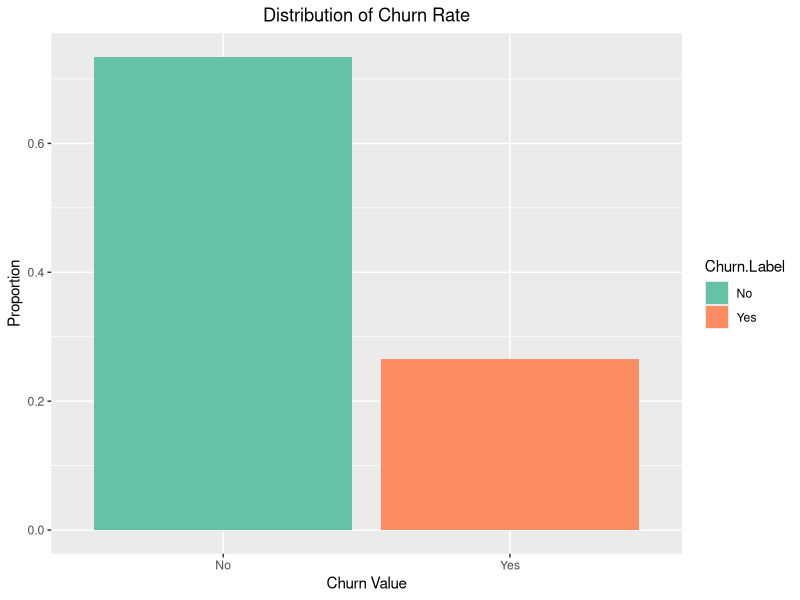
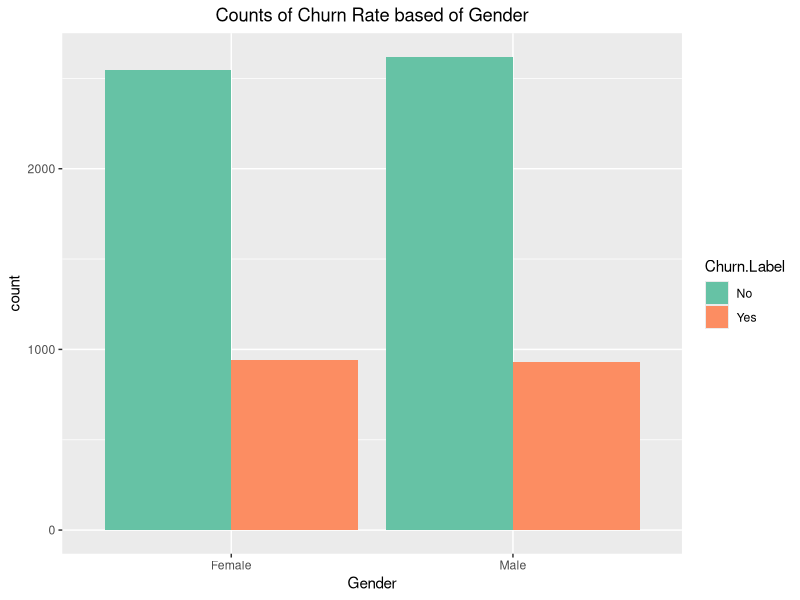
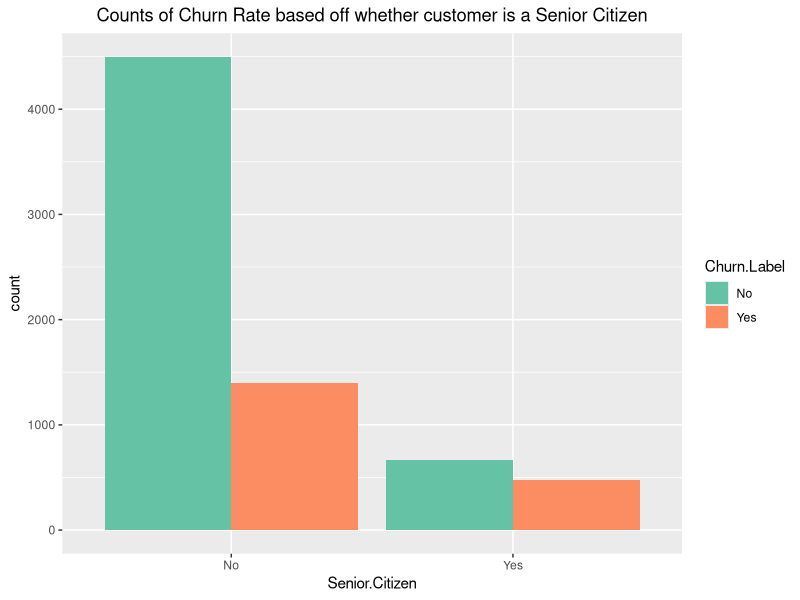
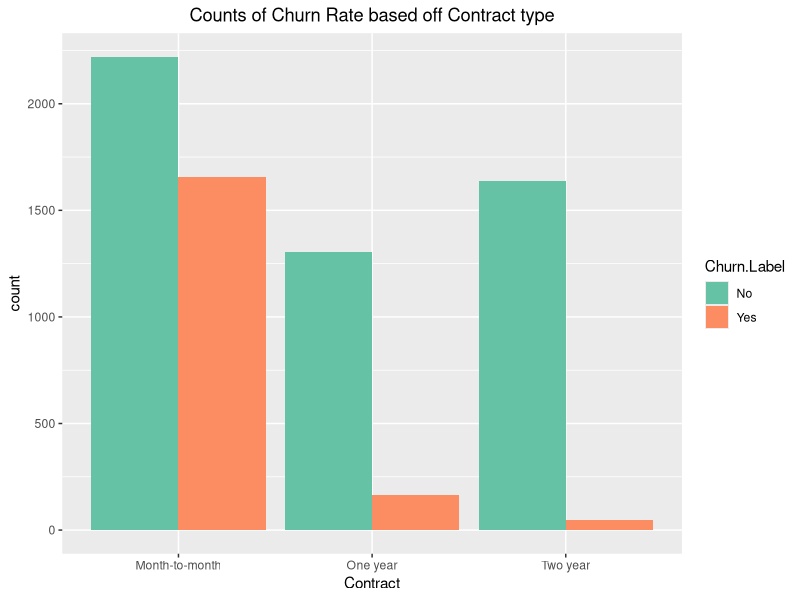

Write the R code that produced these figures, in order.
## ---- chunk 1
knitr::opts_chunk$set(echo = TRUE)
## ---- chunk 2
# import libraries
library(ggplot2)
library(dplyr)
library(corrplot)
## ---- chunk 3
#import data
initial_data<- read.csv("Telco_customer_churn.csv")
head(initial_data)
## ---- chunk 4
# Look at the makeup of the data
str(initial_data)
# 7043 rows and 33 columns 
# target variable: Churn Label / Churn Value
## ---- chunk 5
# count the target variable
initial_data %>%
  group_by(Churn.Value) %>%
  summarise(count = n())
## ---- chunk 6
# find the distribution of the target variable
mean(initial_data$Churn.Value)
# about 27% of our customers leave (churn = 1)
## ---- chunk 7
# check for missing values
colSums(is.na(initial_data))
#can see that total charges has 11 observations missing
## ---- chunk 8
# shows the rows in which total charges is NA
missing_val<- initial_data[is.na(initial_data$Total.Charges),]
missing_val
# these missing values are when churn = 0 so they are staying with the company
## ---- chunk 9
# dropping the NA values, would not contribute much in our findings as we have about 73% of the data that is not churn (churn = 0)
data<- na.omit(initial_data)
colSums(is.na(data))
## ---- chunk 10
# changing the value of the variables to do some analysis on
# data$Churn.Value<- as.factor(data$Churn.Value)
# data$Gender[data$Gender=="Male"]<- 0
# data$Gender[data$Gender=="Female"]<- 1
# str(data)
## ---- chunk 11
# distribution of target variable -> maybe do a pie chart instead?
data%>%
  ggplot(aes(x = Churn.Label, fill = Churn.Label))+
  geom_bar(aes(y = after_stat(count)/sum(after_stat(count))))+
  ylab("Proportion")+
  xlab("Churn Value")+
  ggtitle("Distribution of Churn Rate")+
  theme(plot.title = element_text(hjust = 0.5))+ # centers the title
  scale_fill_brewer(palette = "Set2")

## ---- chunk 12
# distribution by gender for the churn Label
data %>%
  ggplot(aes(x = Gender, fill = Churn.Label))+
  geom_bar(position = "dodge")+
  ggtitle("Counts of Churn Rate based of Gender")+
  theme(plot.title = element_text(hjust = 0.5))+ # centers the title
  scale_fill_brewer(palette = "Set2")
data %>%
  group_by(Churn.Label,Gender) %>%
  summarize(count = n())

# Based on these results there are no real differences based on gender whether the customer leaves or not
## ---- chunk 13
# distribution by senior for churn rate
data %>%
  ggplot(aes(x = Senior.Citizen, fill = Churn.Label))+
  geom_bar(position = "dodge")+
  ggtitle("Counts of Churn Rate based off whether customer is a Senior Citizen")+
  theme(plot.title = element_text(hjust = 0.5))+ # centers the title
  scale_fill_brewer(palette = "Set2")
data %>%
  group_by(Churn.Label,Senior.Citizen) %>%
  summarize(count = n())
# There are more customers <65+ (senior age... double check) in this distribution that leave the company than those that stay
## ---- chunk 14
# distribution of contract type (month-to-month, one year, two year)
data %>%
  ggplot(aes(x = Contract, fill = Churn.Label))+
  geom_bar(position = "dodge")+
  ggtitle("Counts of Churn Rate based off Contract type")+
  theme(plot.title = element_text(hjust = 0.5))+ # centers the title
  scale_fill_brewer(palette = "Set2")
data %>%
  group_by(Churn.Label,Contract) %>%
  summarize(count = n())

# this distribution shows that there are more people leaving the company with a contract that is month-to month vs those that are fixed for one or two years. This makes sense because they are paying buy however many months they want the service for.
## ---- chunk 15
# reason for leaving
# services provided (using dummy variables)
## ---- chunk 16
# need to drop specific columns 
# (do we need both churn value and churn label?), lat long (we have the latitude and longitude separated) , state (all California)
